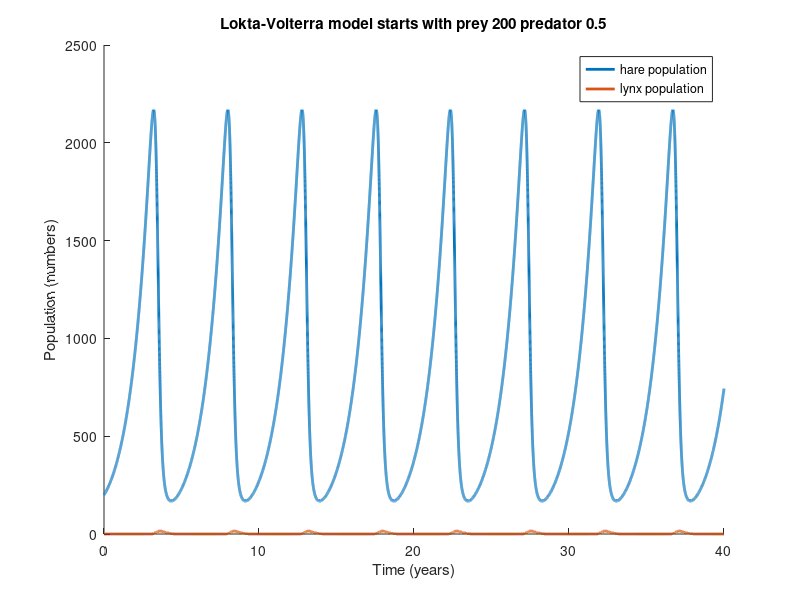
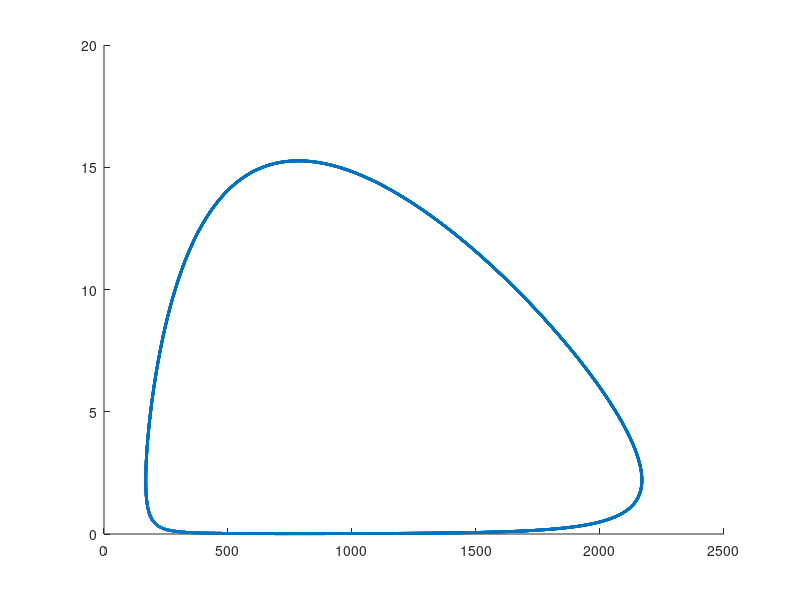

The MATLAB source for these figures, in order: (Note: this script raises an error after producing the figures.)
% Simulation of Snowshoe hares and the Canadian Lynx population 
% considering in the predator-prey perspective

% The populations of both species have been observed to oscillate 
% with a cycle of about 10 years
% If under optimal conditions female hares bear an average of 18 young a year,
% 33% of which survive the rst month, the monthly survival rate of all hares 
% more than a month old is 95%, and sexual maturity is reached at one year

% AMS 333 Mathematical biology project 3
% David Hwang, 10/14/2024

%%%%%%%%%%%%%%%%%%%%%%%%
%% rate parameters of a hare(denoted as 'U') (Q2)
%%%%%%%%%%%%%%%%%%%%%%%%

Birth_U=(18*0.33*0.95^11)/2; % annual per capita reproduction rate (the young can survive to adult)
% Since males cannot produce offspring, we divide 2 here 
Death_U=1-1*0.95^12; % annual death rate of an originally existed hare(a parent)
Growth_U=1+Birth_U-Death_U; % a net annual per capita growth rate
alpha=log(Growth_U); % ln(R_a)

%%%%%%%%%%%%%%%%%%%%%%%%
%% rate parameters of Lynx(denoted as 'V')without hares(Q3&4)
%%%%%%%%%%%%%%%%%%%%%%%%

Death_V=1-0.7^12; % annual death rate of an originally existing lynx
beta=-log(1-Death_V); % -ln(Ra_v)
% 1year=365days
gamma=1*365/1000;% annual per capita predation rate;assume that there are 1000 hares per square km^2
epsilon=1.5*0.1/10; % 10% of prey mass goes towards reproduction&rearing of kittens


%%%%%%%%%%%%%%%%%%%%%%%%
%% simulation of Lokta-Volterra model (Q5)
%%%%%%%%%%%%%%%%%%%%%%%%

% main parameters

U0=400; %initial value; 400 hares
V0=1; %initial value; 1 lynx
U=U0; % U is a number
V=V0; % V is a number

Birth_U=(18*0.33*0.95^11)/2; % annual per capita reproduction rate (the young can survive to adult)
Death_U=1-1*0.95^12; % annual death rate of an originally existed hare(a parent)
Growth_U=Birth_U+(1-Death_U); % a net annual per capita growth rate
alpha=log(Growth_U); % ln(Ra_u)

Death_V=1-0.7^12; % annual death rate of an originally existing lynx
beta=-log(1-Death_V); % -ln(Ra_v)

gamma=1*365/1000; % annual per capita predation rate;assume that there are 1000 hares per square km
epsilon=1.5*0.1/10; % 10% of prey mass goes towards reproduction&rearing of kittens


% simulation

dt=0.001; % time step; 0.001years
timev=0:dt:40; % time vector for 40 years which is 4 cycles
sim_u=zeros(length(timev),1); % vector to store the population of hares
sim_v=zeros(length(timev),1); % vector to store the population of lynx
k=0; %counter
sim_u(1)=U;
sim_v(1)=V;

for t=timev
    k=k+1;

    % main equation
    if k~=1
        U = U + (alpha*U-gamma*U*V)*dt;
        V = V + (epsilon*gamma*U*V-beta*V)*dt;
    end

    if U<0 U=0; end;
    if V<0 V=0; end;
    
    % store value of U&V for plotting
    sim_u(k)=U;
    sim_v(k)=V;
end

% plot
figure(1); clf
hold on
plot(timev,sim_u,'LineWidth', 2)
plot(timev,sim_v,'LineWidth', 2)
hold off
legend('hare population','lynx population')
xlabel('Time (years)');ylabel('Population (numbers)')
title('Lokta-Volterra model')

figure(2); clf
hold on
plot(sim_u,sim_v,'LineWidth', 2)
plot([0,0],ylim,'-b','LineWidth', 1)
plot(0, 0, 'r.', 'LineWidth', 2, 'MarkerSize', 25); 
plot(xlim,[alpha/gamma,alpha/gamma],'-b','LineWidth', 1)
plot(xlim,[0,0],'-b','LineWidth', 1)
plot([beta/(epsilon*gamma),beta/(epsilon*gamma)],ylim,'-b','LineWidth', 1)
plot(beta/(epsilon*gamma), (alpha/gamma), 'r.', 'LineWidth', 2, 'MarkerSize', 25);
legend('population path','nullclines','stationary points')
xlabel('Number of hare (prey)');ylabel('Number of lynx (predator)')

hold off
title('Lynx-Hare phase plane')


%%%%%%%%%%%%%%%%%%%%%%%%
%% Observation (Q6)
%%%%%%%%%%%%%%%%%%%%%%%%

% amplitude
amp_u=(max(sim_u)-min(sim_u))/2; % amplitude of hare population
amp_v=(max(sim_v)-min(sim_v))/2; % amplitude of lynx population


% period of cycle of LynxHare phase plane

m_u=[]; % list for time of local maximum point of hare population
m_v=[]; % list for time of local maximum point of lynx population

k=0; % counter
for t=timev
    k=k+1;
    if sim_u(k)<sim_u(k+1)&&sim_u(k+2)<sim_u(k+1) m_u(end+1)=t; end;
    if sim_v(k)<sim_v(k+1)&&sim_v(k+2)<sim_v(k+1) m_v(end+1)=t; end;
    if k+2==length(sim_v) break; end;
end

c_u=m_u(2)-m_u(1); % cycle of hare pop
c_v=m_v(2)-m_v(1); % cycle of lynx pop
logic = c_u==c_v; % Through the phase plane and this, we can know the the population of lynx and the population of hare have the same cycle length.

% maximum and minimum population density
max_u=max(sim_u); % maximum population density of hare
min_u=min(sim_u); % minimum popuation density of hare
max_v=max(sim_v); % maximum population density of lynx
min_v=min(sim_v); % minimum population density of lynx

% maximum rate of change of population density
mrate_u=max(alpha.*sim_u-gamma.*sim_u.*sim_v); % maximum rate of hare
mrate_v=max(epsilon*gamma.*sim_u.*sim_v-beta.*sim_v); % maximum rate of lynx

% relative timing of the peak population for each species
relative_t = m_u-m_v; % always hare's population increase first and then lynx's population follow up and since the period of cycle is the same, the time difference of the peak time is the same throughout the whole simulation

% length of time that any species spends at below 1 individual per 100 km2

c1=0; % counter of how many times that lynx spends at below 1 individual per 100 km2 in one cycle.
k=m_v(1)/0.001; % counter starting from the first peak of hare's population
for t=m_v(1):dt:m_v(2)
    k=k+1;
    if 100*sim_v(k)<1 c1=c1+1; end;
end

c2 = c1*0.001; % the real time length of lynx spends at below 1 individual per 100 km2 in one cycle.
% min(sim_v)*100 is bigger than 1. so there is no time that lynx population
% below than 1.

% Since even in the 1km^2, the population of hare never goes down under 300
% population, we can know that the length of time that hare spens at below 1
% individual per 100km^2 is zero


%%%%%%%%%%%%%%%%%%%%%%%%
%% Simulation with different initial value (Q7)
%%%%%%%%%%%%%%%%%%%%%%%%

% main parameters

U0=200; %initial value; 
V0=0.5; %initial value; 
U=U0; % U is a number
V=V0; % V is a number

Birth_U=(18*0.33*0.95^11)/2; % annual per capita reproduction rate (the young can survive to adult)
Death_U=1-1*0.95^12; % annual death rate of an originally existed hare(a parent)
Growth_U=Birth_U+(1-Death_U); % a net annual per capita growth rate
alpha=log(Growth_U); % ln(Ra_u)

Death_V=1-0.7^12; % annual death rate of an originally existing lynx
beta=-log(1-Death_V); % -ln(Ra_v)

gamma=1*365/1000; % annual per capita predation rate;assume that there are 1000 hares per square km
epsilon=1.5*0.1/10; % 10% of prey mass goes towards reproduction&rearing of kittens


% simulation

dt=0.001; % time step; 0.001years
timev=0:dt:40; % time vector for 40 years which is 4 cycles
sim_u=zeros(length(timev),1); % vector to store the population of hares
sim_v=zeros(length(timev),1); % vector to store the population of lynx
k=0; %counter
sim_u(1)=U;
sim_v(1)=V;

for t=timev
    k=k+1;

    % main equation
    if k~=1
        U = U + (alpha*U-gamma*U*V)*dt;
        V = V + (epsilon*gamma*U*V-beta*V)*dt;
    end

    if U<0 U=0; end;
    if V<0 V=0; end;
    
    % store value of U&V for plotting
    sim_u(k)=U;
    sim_v(k)=V;
end

% plot
figure(1); clf
hold on
plot(timev,sim_u,'LineWidth', 2)
plot(timev,sim_v,'LineWidth', 2)
hold off
legend('hare population','lynx population')
xlabel('Time (years)');ylabel('Population (numbers)')
title('Lokta-Volterra model starts with prey 200 predator 0.5')

figure(2); clf
hold on
plot(sim_u,sim_v,'LineWidth', 2)
xline(0,'-b','LineWidth', 1)
plot(0, 0, 'r.', 'LineWidth', 2, 'MarkerSize', 25); 
yline(alpha/gamma,'-b','LineWidth', 1)
yline(0,'-b','LineWidth', 1)
xline(beta/(epsilon*gamma),'-b','LineWidth', 1)
plot(beta/(epsilon*gamma), (alpha/gamma), 'r.', 'LineWidth', 2, 'MarkerSize', 25);
legend('population path','nullclines','stationary points')
xlabel('Number of hare (prey)');ylabel('Number of lynx (predator)')
hold off
title('Lynx-Hare phase plane starts with prey 200 predator 0.5')



% when the population is 800/2
% => Since the population of lynx starts with big value, the hare population is not fluctuating much compared to when 400/1 
% So the size of phase plane? is small
% 400/1 이 이 둘사이에 있다 변동 중간 size 중간 !!!!!!!!!!!!!!!!!!!!!!

% when the population is 200/.5
% => Since the population of lynx starts with small value, the hare
% population is fluctuating a lot.
% so the size of phase plane? is large


%%%%%%%%%%%%%%%%%%%%%%%%
%%  Lotka-Volterra model with logistic growth (Q8)
%%%%%%%%%%%%%%%%%%%%%%%%

% main parameters

U0=400; %initial value; 
V0=1; %initial value; 
U=U0; % U is a number
V=V0; % V is a number

Birth_U=(18*0.33*0.95^11)/2; % annual per capita reproduction rate (the young can survive to adult)
Death_U=1-1*0.95^12; % annual death rate of an originally existed hare(a parent)
Growth_U=Birth_U+(1-Death_U); % a net annual per capita growth rate
alpha=log(Growth_U); % ln(Ra_u)
K=3000; % carrying capacity of 3000 per km^2
Death_V=1-0.7^12; % annual death rate of an originally existing lynx
beta=-log(1-Death_V); % -ln(Ra_v)

gamma=1*365/1000; % annual per capita predation rate;assume that there are 1000 hares per square km
epsilon=1.5*0.1/10; % 10% of prey mass goes towards reproduction&rearing of kittens


% simulation

dt=0.001; % time step; 0.001years
timev=0:dt:40; % time vector for 40 years which is 4 cycles
sim_u=zeros(length(timev),1); % vector to store the population of hares
sim_v=zeros(length(timev),1); % vector to store the population of lynx
i=0; %counter
sim_u(1)=U;
sim_v(1)=V;

for t=timev
    i=i+1;

    % main equation
    if i~=1
        U = U + (alpha*U*(1-U/K)-gamma*U*V)*dt;
        V = V + (epsilon*gamma*U*V-beta*V)*dt;
    end

    if U<0 U=0; end;
    if V<0 V=0; end;
    
    % store value of U&V for plotting
    sim_u(i)=U;
    sim_v(i)=V;
end

% plot
figure(1); clf
hold on
plot(timev,sim_u,'LineWidth', 2)
plot(timev,sim_v,'LineWidth', 2)
hold off
legend('hare population','lynx population')
xlabel('Time (years)');ylabel('Population (numbers)')
title('Lotka-Volterra model with logistic growth')

figure(2); clf
hold on
plot(sim_u,sim_v,'LineWidth', 2)
xline(0,'-b','LineWidth', 1)
plot(0, 0, 'r.', 'LineWidth', 2, 'MarkerSize', 25); 
plot(xlim,alpha/gamma*(1-xlim./K),'-b','LineWidth', 1)
yline(0,'-b','LineWidth', 1)
xline(beta/(epsilon*gamma),'-b','LineWidth', 1)
plot(beta/(epsilon*gamma), alpha/gamma*(1-beta/(epsilon*gamma*K)), 'r.', 'LineWidth', 2, 'MarkerSize', 25);
legend('population path','nullclines','stationary points')
xlabel('Number of hare (prey)');ylabel('Number of lynx (predator)')
hold off
title('Lynx-Hare phase plane with logistic growth')

% Compared to the previous original Lotka-Volterra model, we can notice
% from the phase plane and the pop VS. time graph that each populations are
% converges toward a stationary point(which is a stable stationary point)
% Similarities: each populations fluctuate at the beginning of the
% simulation
% Differences: As time goes by, we can find that this model goes to a
% stable stationary point. not-like a previous model which is just
% oscilating

%%%%%%%%%%%%%%%%%%%%%%%%
%% Lotka-Volterra model with Holling's disk equation (Q9)
%%%%%%%%%%%%%%%%%%%%%%%%


% main parameters

U0=400; %initial value; 400 hares
V0=1; % initial value; 1 lynx
U=U0; % U is a number
V=V0; % V is a number

Birth_U=(18*0.33*0.95^11)/2; % annual per capita reproduction rate (the young can survive to adult)
Death_U=1-1*0.95^12; % annual death rate of an originally existed hare(a parent)
Growth_U=Birth_U+(1-Death_U); % a net annual per capita growth rate
alpha=log(Growth_U); % ln(Ra_u)

Death_V=1-0.7^12; % annual death rate of an originally existing lynx
beta=-log(1-Death_V); % -ln(Ra_v)

gamma=1*365/1000; % annual per capita predation rate;assume that there are 1000 hares per square km
epsilon=1.5*0.1/10; % 10% of prey mass goes towards reproduction&rearing of kittens
kappa = 4/24/365; % pre handling time of 4 hours

% simulation

dt=0.001; % time step; 0.001 years
timev=0:dt:40; % time vector for 40 years which is 4 cycles
sim_u=zeros(length(timev),1); % vector to store the population of hares
sim_v=zeros(length(timev),1); % vector to store the population of lynx
k=0; %counter
sim_u(1)=U;
sim_v(1)=V;

for t=timev
    k=k+1;

    % main equation
    if k~=1
        U = U + (alpha*U-((gamma*U)/(1+gamma*kappa*U))*V)*dt;
        V = V + (epsilon*((gamma*U)/(1+gamma*kappa*U))*V-beta*V)*dt;
    end

    if U<0 U=0; end;
    if V<0 V=0; end;
    
    % store value of U&V for plotting
    sim_u(k)=U;
    sim_v(k)=V;
end

% plot
figure(1); clf
hold on
plot(timev,sim_u,'LineWidth', 2)
plot(timev,sim_v,'LineWidth', 2)
hold off
legend('hare population','lynx population')
xlabel('Time (years)');ylabel('Population (numbers)')
title("Lotka-Volterra model with Holling's disk equation")


x=0:1:9000; % x vector for plotting on the phase plane


figure(2); clf
hold on
plot(sim_u,sim_v,'LineWidth', 2)
xline(0,'-b','LineWidth', 1)
plot(0, 0, 'r.', 'LineWidth', 2, 'MarkerSize', 25); 
plot(x,alpha/gamma*(1+gamma*kappa.*x),'-b','LineWidth', 1)
yline(0,'-b','LineWidth', 1)
xline(beta/((epsilon-beta*kappa)*gamma),'-b','LineWidth', 1)
plot(beta/((epsilon-beta*kappa)*gamma), alpha/gamma*(1+gamma*kappa*(beta/((epsilon-beta*kappa)*gamma))), 'r.', 'LineWidth', 2, 'MarkerSize', 25);
legend('population path','nullclines','stationary points')
xlabel('Number of hare (prey)');ylabel('Number of lynx (predator)')
hold off
title('Final modified Lynx-Hare phase plane')






% since the hare's growth is sustained exponentially, if we modified the
% model considering the consuming limit of lynx which decreases the predataion rate, the amplitude of population of lynx
% keeps growing as time goes by.


%%%%%%%%%%%%%%%%%%%%%%%%
%% Final modified model with logistic and Holling's dist equation (Q10)
%%%%%%%%%%%%%%%%%%%%%%%%



% main parameters

U0=400; %initial value; 400 hares
V0=1; % initial value; 1 lynx
U=U0; % U is a number
V=V0; % V is a number

Birth_U=(18*0.33*0.95^11)/2; % annual per capita reproduction rate (the young can survive to adult)
Death_U=1-1*0.95^12; % annual death rate of an originally existed hare(a parent)
Growth_U=Birth_U+(1-Death_U); % a net annual per capita growth rate
alpha=log(Growth_U); % ln(Ra_u)
K=3000 ; % carrying capacity of 3000 per km^2

Death_V=1-0.7^12; % annual death rate of an originally existing lynx
beta=-log(1-Death_V); % -ln(Ra_v)

gamma=1*365/1000; % annual per capita predation rate;assume that there are 1000 hares per square km
epsilon=1.5*0.1/10; % 10% of prey mass goes towards reproduction&rearing of kittens
kappa = 4/(24*365); % pre handling time of 4 hours

% simulation

dt=0.001; % time step; 0.001years
timev=0:dt:40; % time vector for 40 years which is 4 cycles
sim_u=zeros(length(timev),1); % vector to store the population of hares
sim_v=zeros(length(timev),1); % vector to store the population of lynx
k=0; %counter
sim_u(1)=U;
sim_v(1)=V;

for t=timev
    k=k+1;

    % main equation
    if k~=1
        U = U + (alpha*U*(1-U/K)-((gamma*U)/(1+gamma*kappa*U))*V)*dt;
        V = V + (epsilon*((gamma*U)/(1+gamma*kappa*U))*V-beta*V)*dt;
    end

    if U<0 U=0; end;
    if V<0 V=0; end;
    
    % store value of U&V for plotting
    sim_u(k)=U;
    sim_v(k)=V;
end

x=0:1:1600; % x vector for plotting on the phase plane


% plot
figure(1); clf
hold on
plot(timev,sim_u,'LineWidth', 2)
plot(timev,sim_v,'LineWidth', 2)
hold off
legend('hare population','lynx population')
xlabel('Time (years)');ylabel('Population (numbers)')
title('Final modified Lokta-Volterra model')

figure(2); clf
hold on
plot(sim_u,sim_v,'LineWidth', 2)
xline(0,'-b','LineWidth', 1)
plot(0, 0, 'r.', 'LineWidth', 2, 'MarkerSize', 25); 
plot(x,alpha/gamma*(1-((1-gamma*kappa*K)/K).*x-(gamma*kappa/K).*x.^2),'-b','LineWidth', 1)
yline(0,'-b','LineWidth', 1)
xline(beta/((epsilon-beta*kappa)*gamma),'-b','LineWidth', 1)
plot(beta/((epsilon-beta*kappa)*gamma), alpha/gamma*(1-(1-gamma*kappa*K)/K*(beta/((epsilon-beta*kappa)*gamma))-(gamma*kappa/K)*(beta/((epsilon-beta*kappa)*gamma))^2), 'r.', 'LineWidth', 2, 'MarkerSize', 25);
legend('population path','nullclines','stationary points')
xlabel('Number of hare (prey)');ylabel('Number of lynx (predator)')
hold off
title('Final modified Lynx-Hare phase plane')



% In the realistic condition, there is a limited prey growth rate because of the limited resource and limited space etc.  
% And also there is a constraints to the predatation rate because of the
% limit of predator's consuming. 




%%


% period of cycle of LynxHare phase plane

m_u=[]; % list for time of local maximum point of hare population
m_v=[]; % list for time of local maximum point of lynx population

k=0; % counter
for t=timev
    k=k+1;
    if sim_u(k)<sim_u(k+1)&&sim_u(k+2)<sim_u(k+1) m_u(end+1)=t; end;
    if sim_v(k)<sim_v(k+1)&&sim_v(k+2)<sim_v(k+1) m_v(end+1)=t; end;
    if k+2==length(sim_v) break; end;
end

c_u=m_u(2)-m_u(1); % cycle of hare pop
c_v=m_v(2)-m_v(1); % cycle of lynx pop
logic = c_u==c_v; % Through the phase plane and this, we can know the the population of lynx and the population of hare have the same cycle length.



